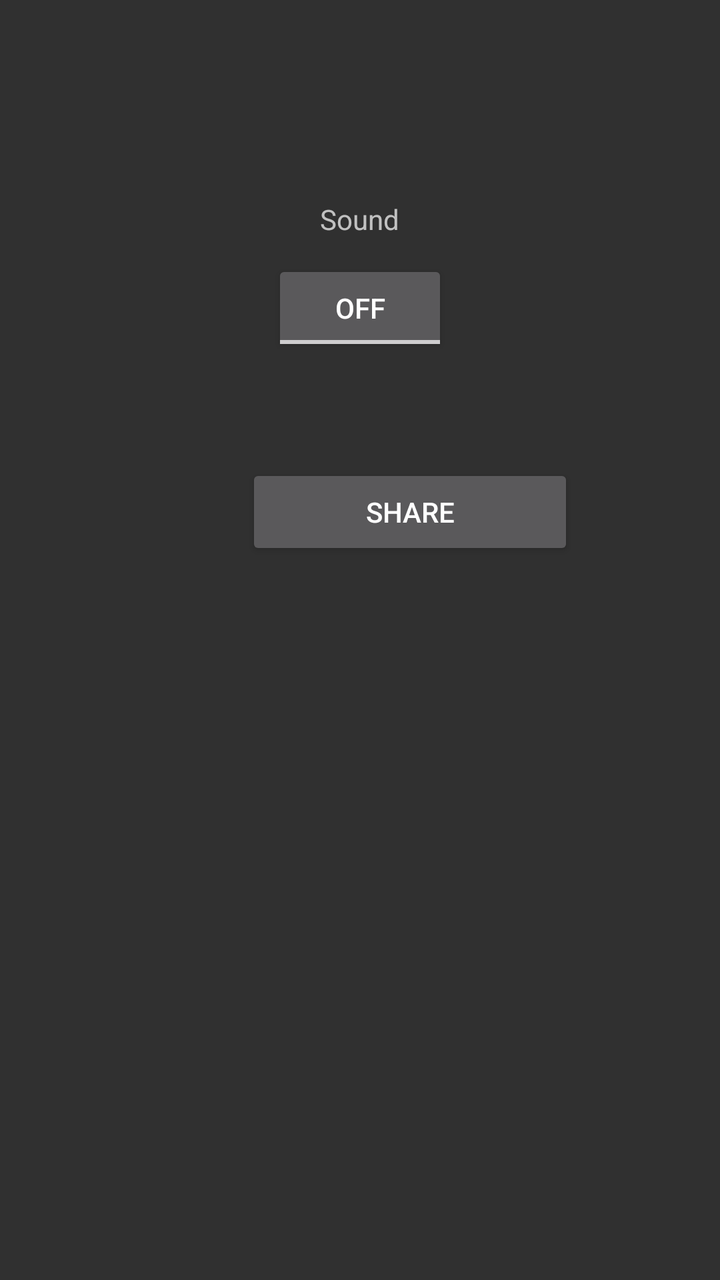
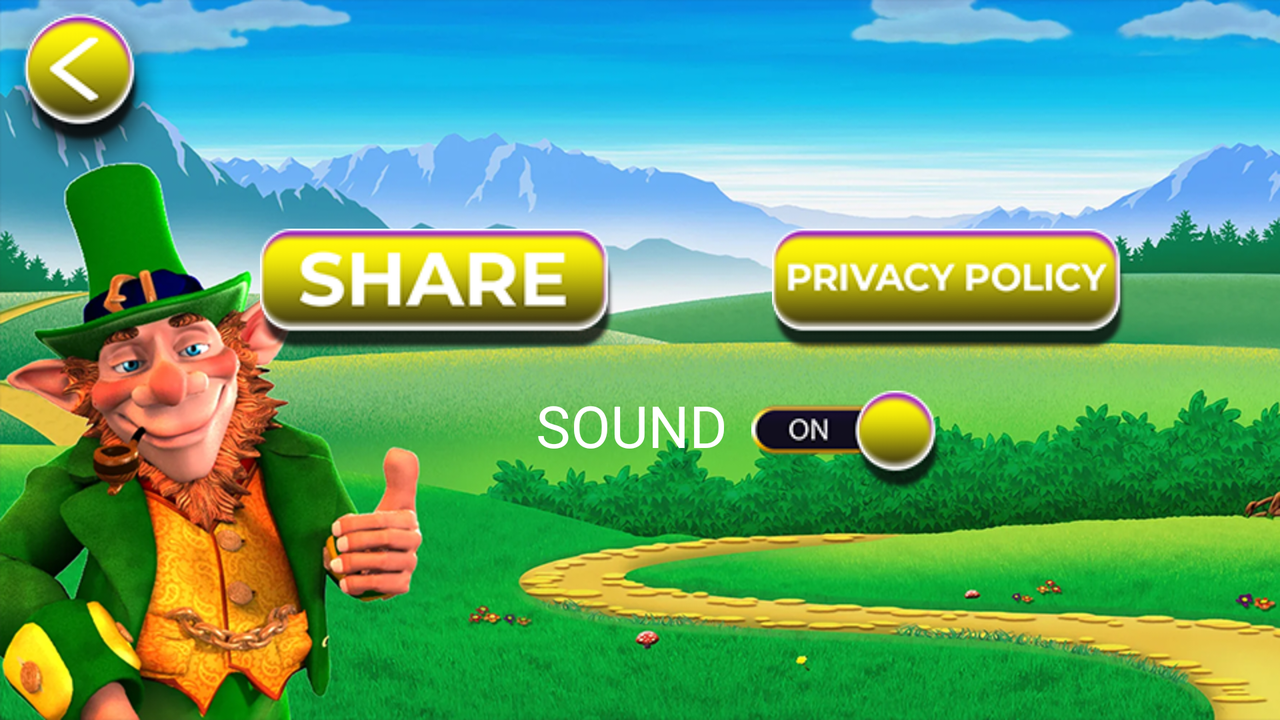

Two renders of one Android screen. The first uses the default layout on a phone; the second uses the alternative layout the repository ships for a different screen configuration, on a matching device. The two XML files are below.
<!-- AndroidManifest.xml: application theme Theme.Design.NoActionBar -->
<!-- res/layout/activity_setting.xml -->
<?xml version="1.0" encoding="utf-8"?>
<RelativeLayout xmlns:android="http://schemas.android.com/apk/res/android"
    xmlns:app="http://schemas.android.com/apk/res-auto"
    xmlns:tools="http://schemas.android.com/tools"
    android:layout_width="match_parent"
    android:layout_height="match_parent"
    tools:context=".setting_activity">
    <ImageView
        android:id="@+id/bakc_to_menu"
        android:layout_width="wrap_content"
        android:layout_height="wrap_content"
        android:layout_alignParentStart="true"
        android:layout_alignParentTop="true"
        android:onClick="backToMenu_s"
        android:src="@drawable/back_menu" />

    <Button
        android:id="@+id/shareBtn"
        android:layout_width="164dp"
        android:layout_height="wrap_content"
        android:layout_alignParentStart="true"
        android:layout_alignParentTop="true"
        android:layout_centerHorizontal="true"
        android:layout_marginStart="123dp"
        android:layout_marginTop="232dp"
        android:onClick="share"
        android:text="Share" />

    <ToggleButton
        android:id="@+id/toggleButton"
        android:layout_width="wrap_content"
        android:layout_height="wrap_content"
        android:layout_alignParentTop="true"
        android:layout_centerHorizontal="true"
        android:layout_marginTop="130dp"
        android:text="ToggleButton" />

    <TextView
        android:id="@+id/textView"
        android:layout_width="wrap_content"
        android:layout_height="wrap_content"
        android:layout_alignParentTop="true"
        android:layout_centerHorizontal="true"
        android:layout_marginTop="100dp"
        android:text="Sound" />

</RelativeLayout>
<!-- resources referenced by this layout -->
<resources>

</resources>
<!-- res/layout-land/activity_setting.xml (the repository's variant of the layout above) -->
<!-- drawn on the phone turned sideways -->
<?xml version="1.0" encoding="utf-8"?>
<RelativeLayout xmlns:android="http://schemas.android.com/apk/res/android"
    xmlns:app="http://schemas.android.com/apk/res-auto"
    xmlns:tools="http://schemas.android.com/tools"
    android:layout_width="match_parent"
    android:layout_height="match_parent"
    tools:context=".setting_activity"
    android:background="@drawable/bg"
    >
    <ImageView
        android:id="@+id/bakc_to_menu"
        android:layout_width="wrap_content"
        android:layout_height="wrap_content"
        android:layout_alignParentStart="true"
        android:layout_alignParentTop="true"
        android:onClick="backToMenu_s"
        android:src="@drawable/back_btn"
        />

    <RelativeLayout
        android:layout_width="wrap_content"
        android:layout_height="wrap_content"
        android:layout_alignParentEnd="true"
        android:layout_centerVertical="true"
        android:layout_marginEnd="65dp">

        <ImageButton
            android:id="@+id/privacy_btn"
            android:layout_width="wrap_content"
            android:layout_height="wrap_content"
            android:layout_marginStart="55dp"
            android:layout_toEndOf="@+id/shareBtn"
            android:backgroundTint="#00FFFFFF"
            app:srcCompat="@drawable/pp_btn"
            android:onClick="toPrivacy"
            />

        <ImageButton
            android:id="@+id/shareBtn"
            android:layout_width="wrap_content"
            android:layout_height="wrap_content"
            android:backgroundTint="#00FFFFFF"
            android:onClick="share"
            app:srcCompat="@drawable/share_btn" />

        <TextView
            android:id="@+id/soundTxt"
            android:layout_width="wrap_content"
            android:layout_height="wrap_content"
            android:layout_below="@+id/shareBtn"
            android:layout_marginTop="8dp"
            android:layout_marginStart="150dp"
            android:text="SOUND"
            android:textColor="#ffffff"
            android:textSize="14pt" />

        <ImageButton
            android:id="@+id/soundBtn"
            android:layout_width="wrap_content"
            android:layout_height="wrap_content"
            android:backgroundTint="#00FFFFFF"
            android:onClick="setSnd"
            android:layout_toEndOf="@+id/soundTxt"
            android:layout_below="@id/shareBtn"
            app:srcCompat="@drawable/on"/>
    </RelativeLayout>

</RelativeLayout>
<!-- resources referenced by the variant -->
<!-- as the phone turned sideways resolves them -->
<resources>
  <!-- drawable back_btn: png bitmap (drawable, 11275 bytes) -->
  <!-- drawable bg: png bitmap (drawable, 866850 bytes) -->
  <!-- drawable on: png bitmap (drawable, 8606 bytes) -->
  <!-- drawable pp_btn: png bitmap (drawable, 12560 bytes) -->
  <!-- drawable share_btn: png bitmap (drawable, 11797 bytes) -->
</resources>
